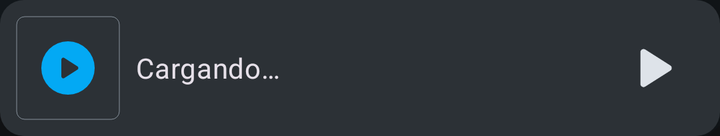
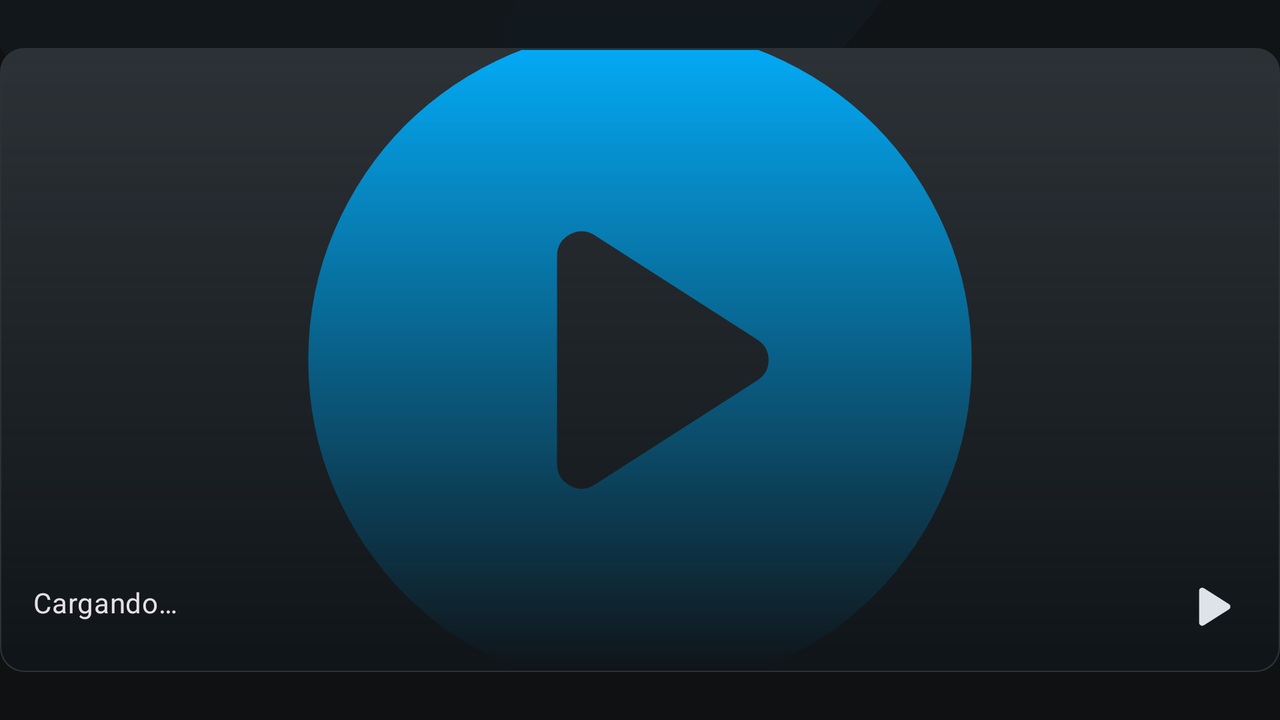

Two renders of one Android screen. The first uses the default layout on a phone; the second uses the alternative layout the repository ships for a different screen configuration, on a matching device. The two XML files are below.
<!-- AndroidManifest.xml: application theme Sappyn -->
<!-- res/layout/inc_player.xml -->
<?xml version="1.0" encoding="utf-8"?>
<RelativeLayout xmlns:android="http://schemas.android.com/apk/res/android"
    xmlns:app="http://schemas.android.com/apk/res-auto"
    android:layout_width="match_parent"
    android:layout_height="wrap_content"
    android:background="?attr/playerBackground"
    android:animateLayoutChanges="true"
    android:focusable="true"
    android:clickable="true">

    
    <LinearLayout
        android:id="@+id/playerContainerLayout"
        android:layout_width="match_parent"
        android:layout_height="wrap_content"
        android:orientation="horizontal"
        android:gravity="center_vertical"
        android:clipToPadding="false"
        android:padding="@dimen/playerMargin">

        
        <com.google.android.material.imageview.ShapeableImageView
            android:id="@+id/playerImageView"
            android:contentDescription="@string/view_description_image"
            android:layout_width="@dimen/imageSize"
            android:layout_height="@dimen/imageSize"
            android:layout_marginEnd="@dimen/playerMargin"
            android:padding="@dimen/borderWidth"
            android:src="@drawable/placeholder_album"
            android:scaleType="fitCenter"
            app:shapeAppearanceOverlay="@style/ImagePrimary"
            app:strokeColor="?attr/colorOutline"
            app:strokeWidth="@dimen/borderWidth"/>

        <LinearLayout
            android:layout_width="0dp"
            android:layout_height="wrap_content"
            android:layout_weight="1"
            android:layout_marginEnd="@dimen/listHorizontalSpace"
            android:orientation="vertical"
            android:animateLayoutChanges="true">

            
            <TextView
                android:id="@+id/playerStatusView"
                android:layout_width="match_parent"
                android:layout_height="wrap_content"
                android:layout_marginBottom="-4dp"
                android:textAppearance="?attr/textAppearanceLabelSmall"
                android:text="@string/unavailable"
                android:textAllCaps="true"
                android:lines="1"
                android:visibility="gone"/>

            
            <TextView
                android:id="@+id/playerTitleView"
                android:layout_width="match_parent"
                android:layout_height="wrap_content"
                android:textAppearance="?attr/textAppearanceBodyMedium"
                android:text="@string/playback_state_loading"
                android:singleLine="true"
                android:ellipsize="marquee"
                android:fadingEdge="horizontal"
                android:marqueeRepeatLimit="marquee_forever"
                android:scrollHorizontally="false"
                android:focusable="true"
                android:focusableInTouchMode="true"
                android:duplicateParentState="true">
                <requestFocus
                    android:duplicateParentState="true"
                    android:focusable="true"
                    android:focusableInTouchMode="true"/>
            </TextView>

            
            <TextView
                android:id="@+id/playerSubtitleView"
                android:layout_width="match_parent"
                android:layout_height="wrap_content"
                android:layout_marginTop="-6dp"
                android:textAppearance="?attr/textAppearanceBodySmall"
                android:text="@string/playback_state_loading"
                android:singleLine="true"
                android:ellipsize="marquee"
                android:fadingEdge="horizontal"
                android:marqueeRepeatLimit="marquee_forever"
                android:scrollHorizontally="false"
                android:focusable="true"
                android:focusableInTouchMode="true"
                android:duplicateParentState="true"
                android:visibility="gone">
                <requestFocus
                    android:duplicateParentState="true"
                    android:focusable="true"
                    android:focusableInTouchMode="true"/>
            </TextView>

        </LinearLayout>

        
        <com.google.android.material.floatingactionbutton.FloatingActionButton
            android:id="@+id/playerToggleButton"
            android:contentDescription="@string/view_description_toggle"
            android:layout_width="@dimen/playerToggleButton"
            android:layout_height="@dimen/playerToggleButton"
            android:clickable="true"
            android:focusable="true"
            android:src="@drawable/ic_media_play"
            app:borderWidth="0dp"
            app:elevation="0dp"
            app:fabCustomSize="@dimen/playerToggleButton"
            app:useCompatPadding="true"
            app:pressedTranslationZ="0dp"/>

    </LinearLayout>

</RelativeLayout>
<!-- resources referenced by this layout -->
<resources>
  <dimen name="borderWidth">0.33dp</dimen>
  <dimen name="imageSize">52dp</dimen>
  <dimen name="listHorizontalSpace">16dp</dimen>
  <dimen name="playerMargin">8dp</dimen>
  <dimen name="playerToggleButton">48dp</dimen>
  <string name="playback_state_loading">Cargando…</string>
  <string name="unavailable">No disponible</string>
  <string name="view_description_image">Imagen</string>
  <string name="view_description_toggle">Reproducir/Detener</string>
  <style name="ImagePrimary">
          <item name="cornerFamily">rounded</item>
          <item name="cornerSize">@dimen/borderRadiusSmall</item>
      </style>
  <!-- from res/values-v31/ -->
  <style name="Sappyn" parent="BaseAppTheme">
          <item name="android:windowSplashScreenBackground">@drawable/main_background</item>
      </style>
  <dimen name="borderRadiusSmall">4dp</dimen>
  <color name="md_theme_primary">#8ACEFF</color>
  <color name="md_theme_onPrimary">#00344E</color>
  <color name="md_theme_primaryContainer">#00A8F0</color>
  <color name="md_theme_onPrimaryContainer">#003955</color>
  <color name="md_theme_secondary">#A4CBEB</color>
  <color name="md_theme_onSecondary">#01344D</color>
  <color name="md_theme_secondaryContainer">#244D68</color>
  <color name="md_theme_onSecondaryContainer">#96BDDC</color>
  <color name="md_theme_tertiary">#E8B3FF</color>
  <color name="md_theme_onTertiary">#4F0771</color>
  <color name="md_theme_tertiaryContainer">#C783E9</color>
  <color name="md_theme_onTertiaryContainer">#541176</color>
  <color name="md_theme_error">#FFB4AB</color>
  <color name="md_theme_onError">#690005</color>
  <color name="md_theme_errorContainer">#93000A</color>
  <color name="md_theme_onErrorContainer">#FFDAD6</color>
  <color name="md_theme_background">#0F1418</color>
  <color name="md_theme_onBackground">#DEE3E9</color>
  <color name="md_theme_surface">#0F1418</color>
  <color name="md_theme_onSurface">#DEE3E9</color>
  <color name="md_theme_surfaceVariant">#3E4850</color>
  <color name="md_theme_onSurfaceVariant">#BDC8D2</color>
  <color name="md_theme_outline">#88929C</color>
  <color name="md_theme_outlineVariant">#3E4850</color>
  <color name="md_theme_inverseSurface">#DEE3E9</color>
  <color name="md_theme_inverseOnSurface">#2C3136</color>
  <color name="md_theme_inversePrimary">#006492</color>
  <color name="md_theme_primaryFixed">#C9E6FF</color>
  <color name="md_theme_onPrimaryFixed">#001E2F</color>
  <color name="md_theme_primaryFixedDim">#8ACEFF</color>
  <color name="md_theme_onPrimaryFixedVariant">#004B6F</color>
  <color name="md_theme_secondaryFixed">#C9E6FF</color>
  <color name="md_theme_onSecondaryFixed">#001E2F</color>
  <color name="md_theme_secondaryFixedDim">#A4CBEB</color>
  <color name="md_theme_onSecondaryFixedVariant">#214B65</color>
  <color name="md_theme_tertiaryFixed">#F6D9FF</color>
  <color name="md_theme_onTertiaryFixed">#310049</color>
  <color name="md_theme_tertiaryFixedDim">#E8B3FF</color>
  <color name="md_theme_onTertiaryFixedVariant">#682889</color>
  <color name="md_theme_surfaceDim">#0F1418</color>
  <color name="md_theme_surfaceBright">#353A3F</color>
  <color name="md_theme_surfaceContainerLowest">#0A0F13</color>
  <color name="md_theme_surfaceContainerLow">#171C21</color>
  <color name="md_theme_surfaceContainer">#1B2025</color>
  <color name="md_theme_surfaceContainerHigh">#252B2F</color>
  <color name="md_theme_surfaceContainerHighest">#30353A</color>
  <item name="playerDarkBackgroundOpacity" format="float" type="dimen">0.08</item>
  <string name="app_font_type" translatable="false">sans-serif</string>
  <dimen name="borderRadiusLarge">12dp</dimen>
  <dimen name="borderRadiusLargeInset">11.5dp</dimen>
  <style name="FloatingButtonAppearance" parent="ShapeAppearance.Material3.SmallComponent">
          <item name="cornerFamily">rounded</item>
          <item name="cornerSize">@dimen/playerToggleButton</item>
      </style>
</resources>
<!-- res/layout-land/inc_player.xml (the repository's variant of the layout above) -->
<!-- drawn on the phone turned sideways -->
<?xml version="1.0" encoding="utf-8"?>
<RelativeLayout xmlns:android="http://schemas.android.com/apk/res/android"
    xmlns:app="http://schemas.android.com/apk/res-auto"
    android:layout_width="match_parent"
    android:layout_height="wrap_content"
    android:layout_marginVertical="@dimen/contentSecondaryMargin"
    android:background="?attr/playerBackground"
    android:animateLayoutChanges="true"
    android:padding="@dimen/dividerBorderWidth"
    android:focusable="true"
    android:clickable="true"
    app:strokeWidth="@dimen/borderWidth"
    app:strokeColor="?attr/colorOutline"
    app:shapeAppearanceOverlay="@style/PlayerBackgroundImage">

    
    <com.google.android.material.imageview.ShapeableImageView
        android:id="@+id/playerImageView"
        android:contentDescription="@string/view_description_image"
        android:layout_width="match_parent"
        android:layout_height="match_parent"
        android:scaleType="centerCrop"
        android:padding="0.12dp"
        android:src="@drawable/placeholder_album"
        app:shapeAppearanceOverlay="@style/PlayerBackgroundImage"/>

    
    <LinearLayout
        android:id="@+id/playerContainerLayout"
        android:layout_width="match_parent"
        android:layout_height="match_parent"
        android:orientation="horizontal"
        android:gravity="bottom"
        android:paddingTop="150dp"
        android:paddingBottom="@dimen/playerMargin"
        android:paddingStart="@dimen/activityHorizontalMargin"
        android:paddingEnd="@dimen/playerMargin"
        android:clipToPadding="false"
        android:background="?attr/playerGradient">

        <LinearLayout
            android:layout_width="0dp"
            android:layout_height="wrap_content"
            android:minHeight="@dimen/imageSize"
            android:layout_weight="1"
            android:layout_marginEnd="@dimen/listHorizontalMargin"
            android:orientation="vertical"
            android:gravity="center_vertical"
            android:animateLayoutChanges="true">

            
            <TextView
                android:id="@+id/playerStatusView"
                android:layout_width="match_parent"
                android:layout_height="wrap_content"
                android:layout_marginBottom="-4dp"
                android:textAppearance="?attr/textAppearanceLabelSmall"
                android:text="@string/playback_state_loading"
                android:textAllCaps="true"
                android:lines="1"
                android:visibility="gone"/>

            
            <TextView
                android:id="@+id/playerTitleView"
                android:layout_width="match_parent"
                android:layout_height="wrap_content"
                android:textAppearance="?attr/textAppearanceBodyMedium"
                android:text="@string/playback_state_loading"
                android:singleLine="true"
                android:ellipsize="marquee"
                android:fadingEdge="horizontal"
                android:marqueeRepeatLimit="marquee_forever"
                android:scrollHorizontally="false"
                android:focusable="true"
                android:focusableInTouchMode="true"
                android:duplicateParentState="true">
                <requestFocus
                    android:duplicateParentState="true"
                    android:focusable="true"
                    android:focusableInTouchMode="true"/>
            </TextView>

            
            <TextView
                android:id="@+id/playerSubtitleView"
                android:layout_width="match_parent"
                android:layout_height="wrap_content"
                android:layout_marginTop="-4dp"
                android:textAppearance="?attr/textAppearanceBodySmall"
                android:text="@string/unavailable"
                android:singleLine="true"
                android:ellipsize="marquee"
                android:fadingEdge="horizontal"
                android:marqueeRepeatLimit="marquee_forever"
                android:scrollHorizontally="false"
                android:focusable="true"
                android:focusableInTouchMode="true"
                android:duplicateParentState="true"
                android:visibility="gone">
                <requestFocus
                    android:duplicateParentState="true"
                    android:focusable="true"
                    android:focusableInTouchMode="true"/>
            </TextView>

        </LinearLayout>

        
        <com.google.android.material.floatingactionbutton.FloatingActionButton
            android:id="@+id/playerToggleButton"
            android:contentDescription="@string/view_description_toggle"
            android:layout_width="@dimen/playerToggleButton"
            android:layout_height="@dimen/playerToggleButton"
            android:clickable="true"
            android:focusable="true"
            android:src="@drawable/ic_media_play"
            app:borderWidth="0dp"
            app:elevation="0dp"
            app:fabCustomSize="@dimen/playerToggleButton"
            app:useCompatPadding="true"
            app:pressedTranslationZ="0dp"/>

    </LinearLayout>

    

</RelativeLayout>
<!-- resources referenced by the variant -->
<!-- as the phone turned sideways resolves them -->
<resources>
  <dimen name="activityHorizontalMargin">16dp</dimen>
  <dimen name="borderWidth">0.33dp</dimen>
  <dimen name="contentSecondaryMargin">24dp</dimen>
  <dimen name="dividerBorderWidth">0.6dp</dimen>
  <dimen name="imageSize">52dp</dimen>
  <dimen name="listHorizontalMargin">0dp</dimen>
  <dimen name="playerMargin">8dp</dimen>
  <dimen name="playerToggleButton">48dp</dimen>
  <string name="playback_state_loading">Cargando…</string>
  <string name="unavailable">No disponible</string>
  <string name="view_description_image">Imagen</string>
  <string name="view_description_toggle">Reproducir/Detener</string>
  <style name="PlayerBackgroundImage">
          <item name="cornerFamily">rounded</item>
          <item name="cornerSize">@dimen/borderRadiusLarge</item>
      </style>
  <!-- from res/values-v31/ -->
  <style name="Sappyn" parent="BaseAppTheme">
          <item name="android:windowSplashScreenBackground">@drawable/main_background</item>
      </style>
  <dimen name="borderRadiusLarge">12dp</dimen>
  <color name="md_theme_primary">#8ACEFF</color>
  <color name="md_theme_onPrimary">#00344E</color>
  <color name="md_theme_primaryContainer">#00A8F0</color>
  <color name="md_theme_onPrimaryContainer">#003955</color>
  <color name="md_theme_secondary">#A4CBEB</color>
  <color name="md_theme_onSecondary">#01344D</color>
  <color name="md_theme_secondaryContainer">#244D68</color>
  <color name="md_theme_onSecondaryContainer">#96BDDC</color>
  <color name="md_theme_tertiary">#E8B3FF</color>
  <color name="md_theme_onTertiary">#4F0771</color>
  <color name="md_theme_tertiaryContainer">#C783E9</color>
  <color name="md_theme_onTertiaryContainer">#541176</color>
  <color name="md_theme_error">#FFB4AB</color>
  <color name="md_theme_onError">#690005</color>
  <color name="md_theme_errorContainer">#93000A</color>
  <color name="md_theme_onErrorContainer">#FFDAD6</color>
  <color name="md_theme_background">#0F1418</color>
  <color name="md_theme_onBackground">#DEE3E9</color>
  <color name="md_theme_surface">#0F1418</color>
  <color name="md_theme_onSurface">#DEE3E9</color>
  <color name="md_theme_surfaceVariant">#3E4850</color>
  <color name="md_theme_onSurfaceVariant">#BDC8D2</color>
  <color name="md_theme_outline">#88929C</color>
  <color name="md_theme_outlineVariant">#3E4850</color>
  <color name="md_theme_inverseSurface">#DEE3E9</color>
  <color name="md_theme_inverseOnSurface">#2C3136</color>
  <color name="md_theme_inversePrimary">#006492</color>
  <color name="md_theme_primaryFixed">#C9E6FF</color>
  <color name="md_theme_onPrimaryFixed">#001E2F</color>
  <color name="md_theme_primaryFixedDim">#8ACEFF</color>
  <color name="md_theme_onPrimaryFixedVariant">#004B6F</color>
  <color name="md_theme_secondaryFixed">#C9E6FF</color>
  <color name="md_theme_onSecondaryFixed">#001E2F</color>
  <color name="md_theme_secondaryFixedDim">#A4CBEB</color>
  <color name="md_theme_onSecondaryFixedVariant">#214B65</color>
  <color name="md_theme_tertiaryFixed">#F6D9FF</color>
  <color name="md_theme_onTertiaryFixed">#310049</color>
  <color name="md_theme_tertiaryFixedDim">#E8B3FF</color>
  <color name="md_theme_onTertiaryFixedVariant">#682889</color>
  <color name="md_theme_surfaceDim">#0F1418</color>
  <color name="md_theme_surfaceBright">#353A3F</color>
  <color name="md_theme_surfaceContainerLowest">#0A0F13</color>
  <color name="md_theme_surfaceContainerLow">#171C21</color>
  <color name="md_theme_surfaceContainer">#1B2025</color>
  <color name="md_theme_surfaceContainerHigh">#252B2F</color>
  <color name="md_theme_surfaceContainerHighest">#30353A</color>
  <item name="playerDarkBackgroundOpacity" format="float" type="dimen">0.08</item>
  <string name="app_font_type" translatable="false">sans-serif</string>
  <dimen name="borderRadiusLargeInset">11.5dp</dimen>
  <dimen name="borderRadiusSmall">4dp</dimen>
</resources>
